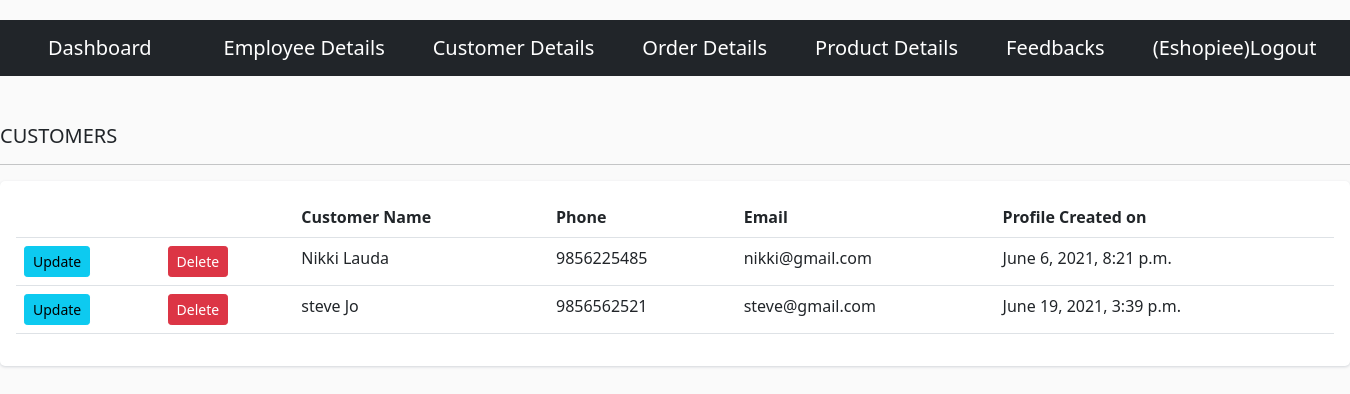
The page /dash/customer/ (signed in) on the database its author committed.
### store/models.py (models this page shows, shortened)
class Customer(models.Model):
    first_name = models.CharField(max_length=50)
    last_name = models.CharField(max_length=50)
    phone = models.CharField(max_length=15)
    email = models.EmailField()
    profile_pic = models.ImageField(default='profile1.png',null=True,blank=True)
    password = models.CharField(max_length=500 )
    submitted_at = models.DateTimeField(auto_now_add=True)
    updated_at = models.DateTimeField(auto_now=True)
    '''
    @staticmethod
    def get_customer_by_email(email):
        return Customer.objects.get(email = email)here is the code to proceed only after getting the customer,if you no longer have customer,"Customer matching query does not exist." error will come , to avoid that error we are writing code in try except block'''
    @staticmethod
    def get_customer_by_email(email):
        try:
            return Customer.objects.get(email = email)
        except:
            return False

### adminpanel/views.py (the view)
# urls.py: path('customer/',CustomerView.as_view(),name='customer'),
class CustomerView(View):
	@method_decorator(login_required(login_url='login'))
	def get(self,request):
		customers = Customer.objects.all()
		context={
			'customers': customers
		}
		return render(request,'customer.html',context)

### adminpanel/templates/customer.html
{% extends 'base1.html' %}
{% load static %}
{% block content %}
<div class="col-md">
    <h5>CUSTOMERS</h5>
    <hr>
    <div class="card card-body">
        <table class="table table-lg">
            <tr>
                <th></th>
                <th></th>
                <th>Customer Name</th>
                <th>Phone</th>
                <th>Email</th>
                <th>Profile Created on</th>
            </tr>
            {% for customer in customers %}
            <tr>
                <td><a class="btn btn-sm btn-info" href="{% url 'customer_update' customer.id %}">Update</a></td>
                <td><a class="btn btn-sm btn-danger" href="{% url 'delete_customer' customer.id %}">Delete</a></td>
                <td>{{customer.first_name}} {{customer.last_name}}</td>
                <td>{{customer.phone}}</td>
                <td>{{customer.email}}</td>
                <td>{{customer.submitted_at}}</td>
            </tr>
            {% endfor %}
        </table>
    </div>
</div>
{% endblock %}

### adminpanel/templates/base1.html (shortened to what this page needs)
{% load static %}
<!doctype html>
<html lang="en">
  <head>
    <link href="https://cdn.jsdelivr.net/npm/bootstrap@5.0.1/dist/css/bootstrap.min.css" rel="stylesheet">
    <link rel="stylesheet" href="{% static 'css/product.css' %}">
  </head>
  <body>
    <nav class="navbar navbar-expand-lg navbar-dark bg-dark mb-5">
      <a class="navbar-brand mx-5" href="/dash">Dashboard </a>
      <div class="collapse navbar-collapse" id="navbarSupportedContent">
        <ul class="navbar-nav mr-auto">
          {% if request.user.is_superuser %}
          <li class="nav-item">
            <a class="navbar-brand mx-4" href="{% url 'employee' %}">  Employee Details</a>
          </li>
          <li class="nav-item">
            <a class="navbar-brand mx-4" href="{% url 'customer' %}">  Customer Details    </a>
          </li>
          <li class="nav-item">
            <a class="navbar-brand mx-4" href="{% url 'order' %}">  Order Details  </a>
          </li>
          <li class="nav-item">
            <a class="navbar-brand mx-4" href="{% url 'products' %}">  Product Details  </a>
          </li>
          <li class="nav-item">
            <a class="navbar-brand mx-4" href="{% url 'listfeedback' %}">  Feedbacks  </a>
          </li>
          <li class="nav-item">
            <a class="navbar-brand mx-4" href="{% url 'logout' %}">  ({{request.user}})Logout  </a>
          </li>
{% endif %}
        </ul>
      </div>
    </nav>
    {% block content %}
    {% endblock %}
  </body>
</html>

### static/css/product.css (style rules this page uses)
body { margin-top:20px; background:#FAFAFA; }
.card { border-radius: 5px; -webkit-box-shadow: 0 1px 2.94px 0.06px rgba(4,26,55,0.16); box-shadow: 0 1px 2.94px 0.06px rgba(4,26,55,0.16); border: none; margin-bottom: 30px; -webkit-transition: all 0.3s ease-in-out; transition: all 0.3s ease-in-out; }

### rows shown on the page
Customer: first_name "Nikki", last_name "Lauda", phone "9856225485", email "nikki@gmail.com", submitted_at "June 6, 2021, 8:21 p.m."
Customer: first_name "steve", last_name "Jo", phone "9856562521", email "steve@gmail.com", submitted_at "June 19, 2021, 3:39 p.m."

### other values the page prints
{{ request.user }} "Eshopiee"
